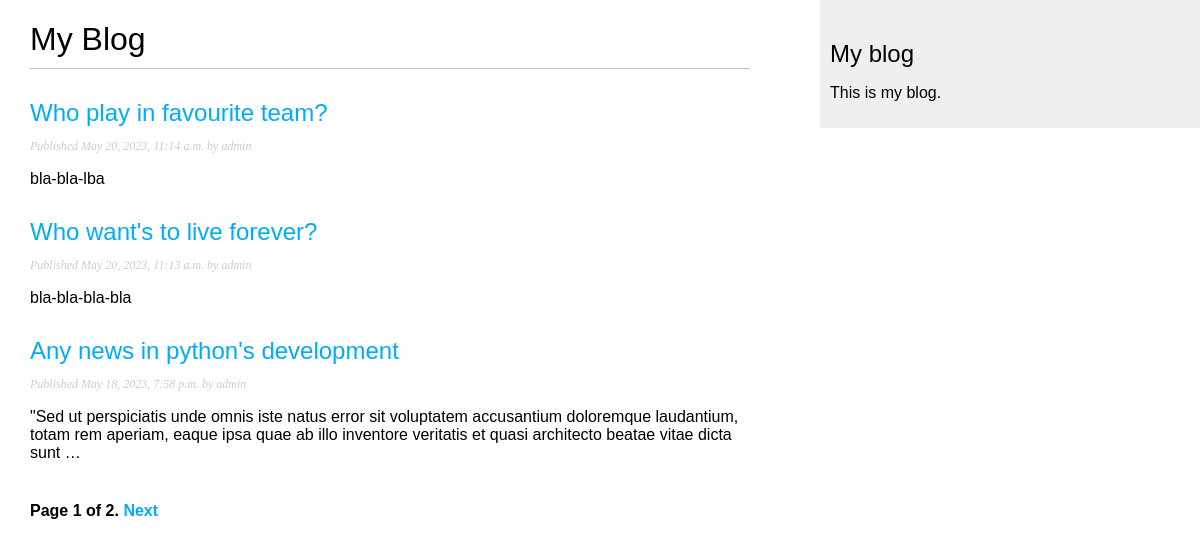
The page /blog/ on the database as committed earlier.
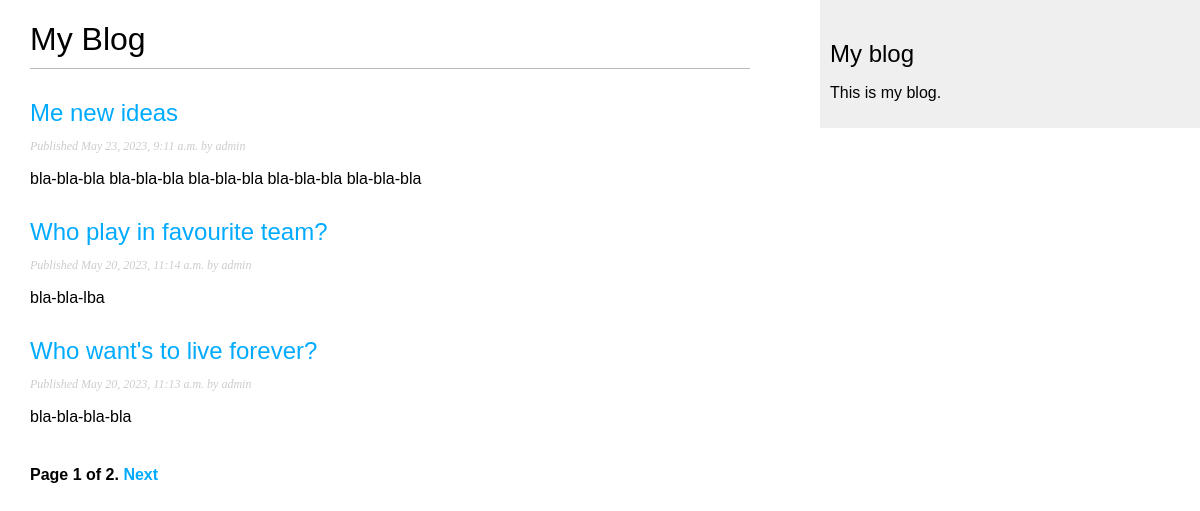
The same page on the database as committed later.
### blog/models.py (models this page shows, shortened)
class Post(models.Model):
    class Status(models.TextChoices):
        DRAFT = 'DF', 'Draft'
        PUBLISHED = 'PB', 'Published'
    title = models.CharField(max_length=250)
    slug = models.SlugField(
        max_length=250, unique_for_date='publish'
    )  # уникальное значение поля slug для определенной даты
    body = models.TextField()
    publish = models.DateTimeField(default=timezone.now)
    created = models.DateTimeField(auto_now_add=True)
    updated = models.DateTimeField(auto_now=True)
    status = models.CharField(max_length=2,
                              choices=Status.choices,
                              default=Status.DRAFT)
    author = models.ForeignKey(User,
                               on_delete=models.CASCADE,
                               related_name='blog_posts')
    objects = models.Manager()
    published = PublishedManager()
    class Meta:
        ordering = ['-publish']
        indexes = [
            models.Index(fields=['-publish']),
        ]
    def get_absolute_url(self):
        return reverse('blog:post_details',
                       args=[
                           self.publish.year, self.publish.month,
                           self.publish.day, self.slug
                       ])

### blog/views.py (the view)
# urls.py: path('', views.PostListView.as_view(), name='post_list'),
class PostListView(ListView):
    queryset = Post.published.all()
    context_object_name = 'posts'
    paginate_by = 3
    template_name = 'blog/post/list.html'

### blog/templates/blog/post/list.html (shortened to what this page needs)
{% extends 'blog/base.html' %}
{% block content %}
  <h1>My Blog</h1>
  {% for post in posts %}
    <h2><a href="{{ post.get_absolute_url }}">{{ post.title }}</a></h2>
    <p class="date">Published {{ post.publish }} by {{ post.author }}</p>
    {{ post.body|truncatewords:30|linebreaks }}
  {% endfor %}
  {% include "pagination.html" with page=page_obj %}
{% endblock %}

### blog/templates/blog/base.html (shortened to what this page needs)
{% load static %}
<!DOCTYPE html>
<html>
<head>
  <link href="{% static "css/blog.css" %}" rel="stylesheet">
</head>
<body>
  <div id="content">
    {% block content %}
    {% endblock %}
  </div>
  <div id="sidebar">
    <h2>My blog</h2>
    <p>This is my blog.</p>
  </div>
</body>
</html>

### blog/templates/pagination.html (shortened to what this page needs)
<div class="pagination">
  <span class="step-links">
    <span class="current">Page {{ page.number }} of {{ page.paginator.num_pages }}.</span>
    {% if page.has_next %}
      <a href="?page={{ page.next_page_number }}">Next</a>
    {% endif %}
  </span>
</div>

### blog/static/css/blog.css (style rules this page uses)
body { margin:0; padding:0; font-family:helvetica, sans-serif; }
a { color:#00abff; text-decoration:none; }
h1 { font-weight:normal; border-bottom:1px solid #bbb; padding:0 0 10px 0; }
h2 { font-weight:normal; margin:30px 0 0; }
#content { float:left; width:60%; padding:0 0 0 30px; }
#sidebar { float:right; width:30%; padding:10px; background:#efefef; height:100%; }
p.date { color:#ccc; font-family: georgia, serif; font-size: 12px; font-style: italic; }
.pagination { margin:40px 0; font-weight:bold; }

Rows that differ between the two databases and show on the page:
no longer on this page (row unchanged): Post: title "Any news in python's development", publish "May 18, 2023, 7:58 p.m.", author "admin", body "\"Sed ut perspiciatis unde omnis iste natus error sit voluptatem accusantium doloremque laudantium, totam rem aperiam, eaque ipsa quae ab illo inventore veritatis et quasi architecto beatae vitae dicta sunt …"
added Post: title "Me new ideas", publish "May 23, 2023, 9:11 a.m.", author "admin", body "bla-bla-bla bla-bla-bla bla-bla-bla bla-bla-bla bla-bla-bla"
